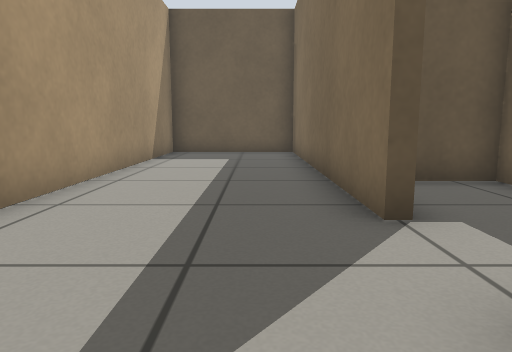
View 1 (above)

16 first-person views from a walk through a Gazebo world. The camera is 0.5 m above the floor, tilts 8° down and sees 70° across. The floor is counted in squares, 0.5 m on a side. Each view is taken from the middle of a square. On the plan, view 1 faces up. The plan holds only what a view shows up to about 13 squares ahead; the rest is blank.

View 2
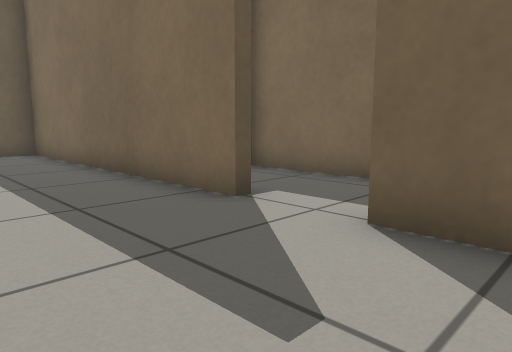

View 3
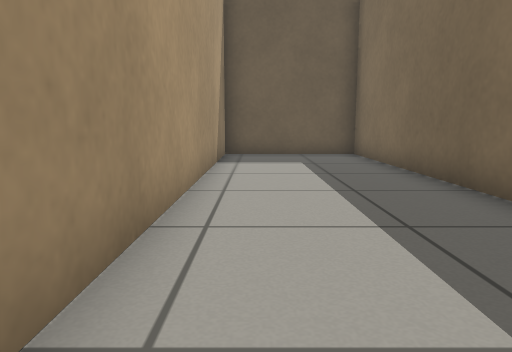

View 4
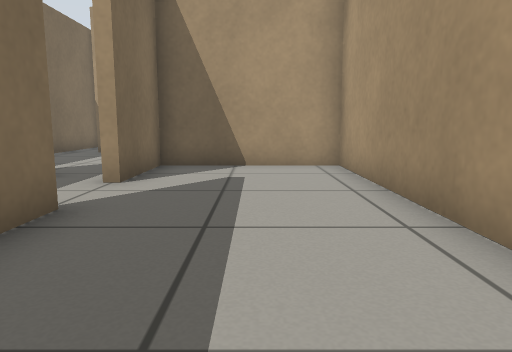

View 5
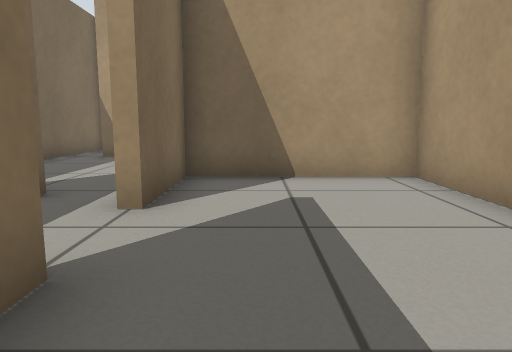

View 6
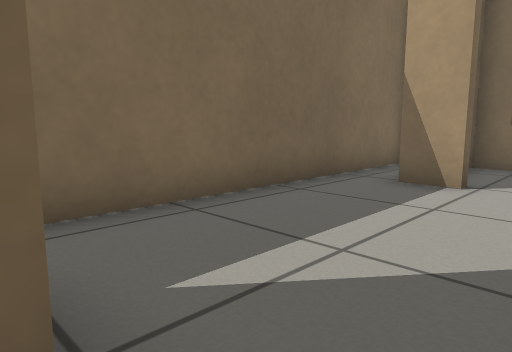

View 7
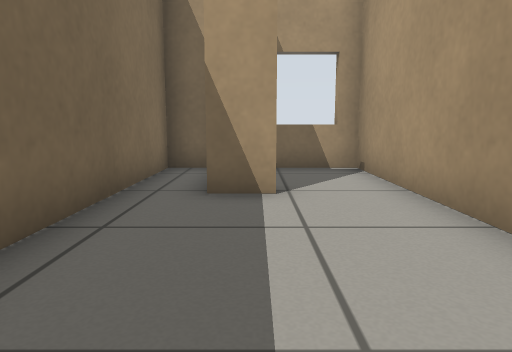

View 8
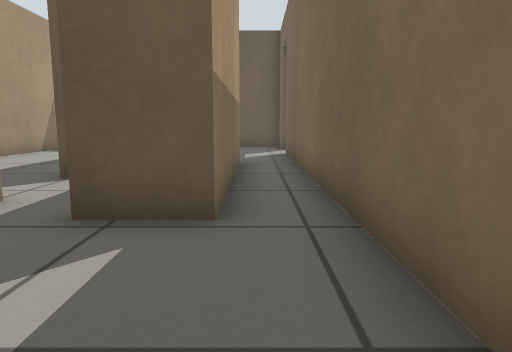

View 9
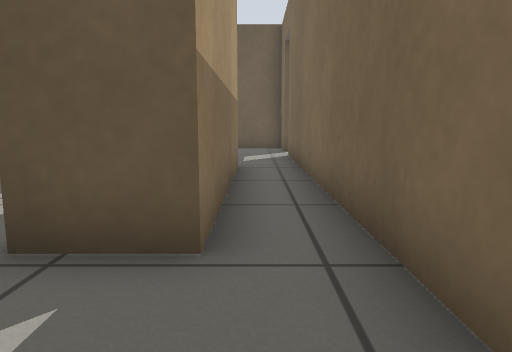

View 10
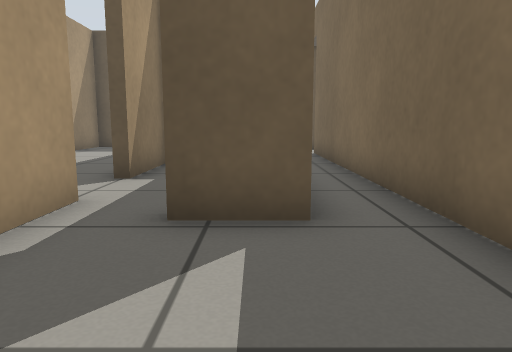

View 11
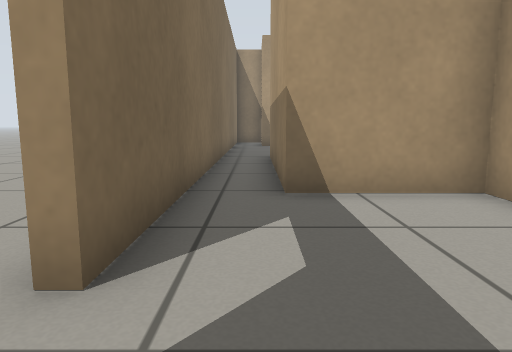

View 12
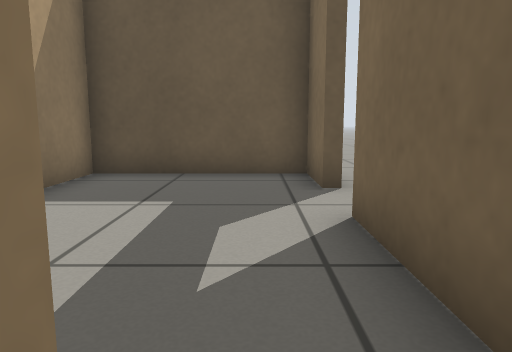

View 13
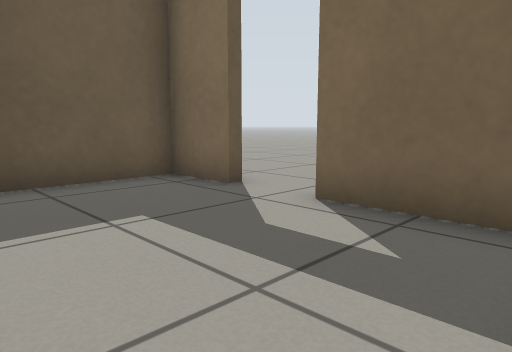

View 14
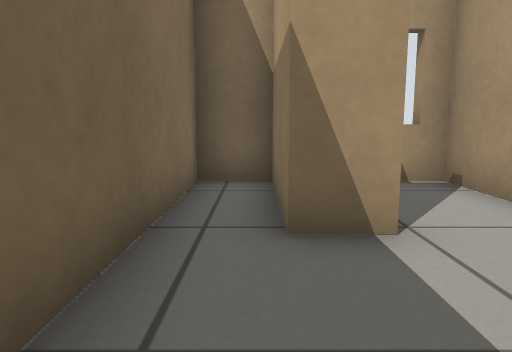

View 15
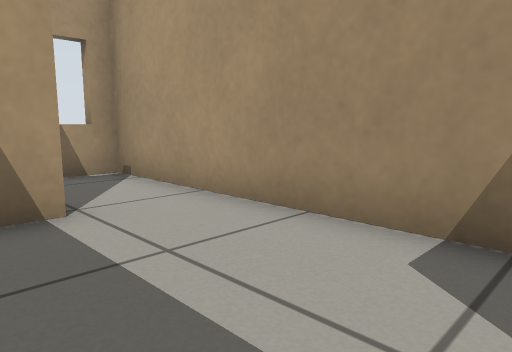

View 16
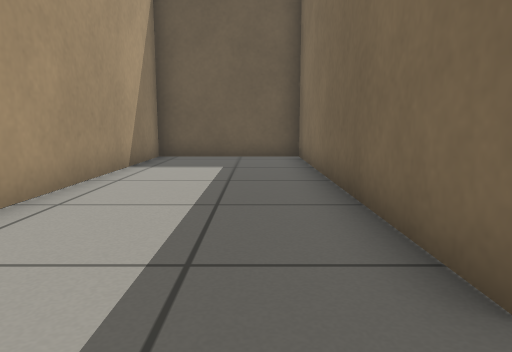

### Floor plan
Points are (right, up) in squares from view 1. A wall is a line through its corners. A room is listed if a view was taken in it or the views show most of it. See-through windows are left out.
Room 1 (views 1, 2, 3, 4, 5, 16)
walls: (1.4, 3.7) (1.4, 13.4) (-3, 13.4) (-3, -0.9) (1.4, -0.9) (1.4, 1.8)
ways out: opening at (1, 2.5) to room 2
Room 2 (view 6)
walls: (1.4, 1.8) (1.6, 1.8) (1.6, 0.2); (4.3, 3.2) (4.3, 6.4) (2.8, 6.4); (1.6, 6.5) (1.6, 3.7) (1.4, 3.7)
ways out: opening at (1, 2.5) to room 1; opening at (2.5, 1) to room 3
Room 3 (views 7, 8, 9, 10, 12, 14, 15)
walls: (3.7, -5.6) (3.7, -5.2) (4.6, -5.2) (4.6, -8.4) (6.1, -8.4) (6.1, 6.5); (1.6, -1.5) (1.6, -8.4) (4.5, -8.4); (4.6, 6.7) (4.6, 0.7) (3, 0.7)
ways out: opening at (2.5, 1) to room 2; opening at (5, 6) to room 4
Room 4 (views 11, 13)
walls: (1.6, 7.2) (1.6, 6.7) (4.6, 6.7); (6.1, 11.6) (6.1, 13.4) (1.6, 13.4) (1.6, 11.6); (6.1, 6.5) (6.1, 10)
ways out: opening at (5, 6) to room 3; open door at (6, 10.5)

Positions as (right, up) in squares from view 1, and headings:
1: (0, 0), facing up
2: (-2, 0), facing up-right
3: (-2, 1), facing up
4: (-1, 8), facing down
5: (0, 6), facing down
6: (2, 1), facing down-right
7: (4, 0), facing down
8: (5, -3), facing up
9: (5, -2), facing up
10: (4, -3), facing up
11: (5, 12), facing down
12: (5, 6), facing up
13: (2, 7), facing up-right
14: (5, -2), facing down
15: (5, -1), facing down-left
16: (0, 2), facing up
